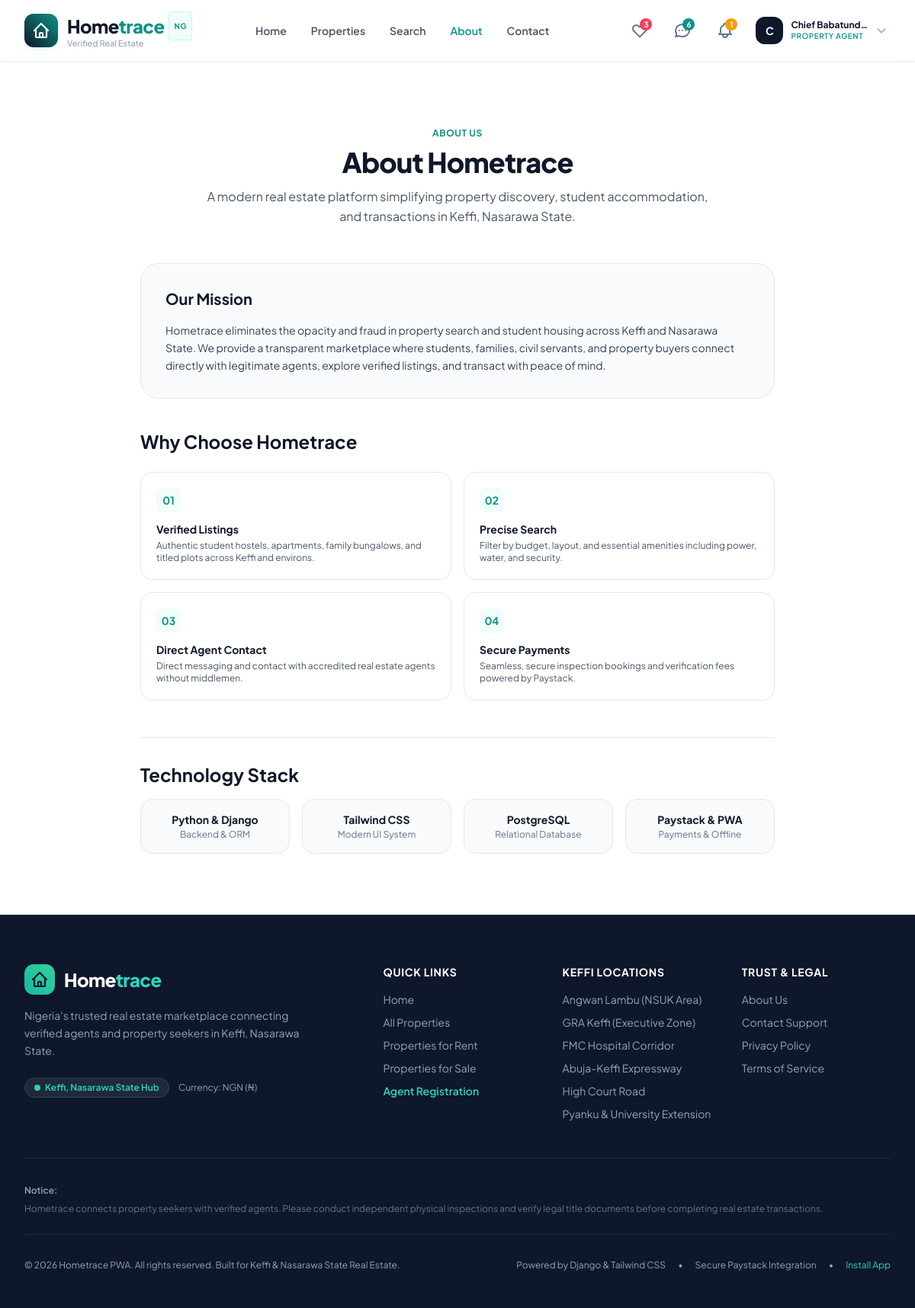
The page /about/ (signed in) on the database its author committed.
### apps/accounts/models.py (models this page shows, shortened)
class User(AbstractBaseUser, PermissionsMixin):
    class Role(models.TextChoices):
        AGENT = 'agent', 'Property Agent'
        BUYER = 'buyer', 'Buyer / Renter'
        ADMIN = 'admin', 'Administrator'
    id = models.UUIDField(primary_key=True, default=uuid.uuid4, editable=False)
    email = models.EmailField(unique=True, max_length=255, db_index=True)
    full_name = models.CharField(max_length=255)
    phone_number = models.CharField(max_length=25, validators=[validate_nigerian_phone], blank=True, null=True)
    role = models.CharField(max_length=20, choices=Role.choices, default=Role.BUYER, db_index=True)
    profile_image = models.ImageField(upload_to='profiles/', blank=True, null=True)
    is_verified = models.BooleanField(default=False, help_text="Email verification status.")
    is_active = models.BooleanField(default=True)
    is_staff = models.BooleanField(default=False)
    date_joined = models.DateTimeField(default=timezone.now)
    updated_at = models.DateTimeField(auto_now=True)
    objects = UserManager()
    USERNAME_FIELD = 'email'
    REQUIRED_FIELDS = ['full_name']
    class Meta:
        verbose_name = 'User'
        verbose_name_plural = 'Users'
        ordering = ['-date_joined']
    @property
    def is_agent(self):
        return self.role == self.Role.AGENT

### apps/core/views.py (the view)
# urls.py: path('about/', views.about_view, name='about'),
def about_view(request):
    return render(request, 'core/about.html')

### templates/core/about.html (shortened to what this page needs)
{% extends 'base.html' %}
{% load static %}
{% block content %}
<div class="bg-white py-16 sm:py-20">
  <div class="max-w-4xl mx-auto px-4 sm:px-6 lg:px-8">
    <div class="text-center">
      <span class="text-xs font-bold uppercase tracking-wider text-brand-teal">About Us</span>
      <h1 class="text-3xl sm:text-4xl font-extrabold text-slate-900 tracking-tight mt-2">
        About Hometrace
      </h1>
      <p class="mt-3 text-base text-slate-600 leading-relaxed max-w-2xl mx-auto">
        A modern real estate platform simplifying property discovery, student accommodation, and transactions in Keffi, Nasarawa State.
      </p>
    </div>
    <div class="mt-12 bg-slate-50 p-8 rounded-3xl border border-slate-200 space-y-4">
      <h2 class="text-xl font-bold text-slate-900">Our Mission</h2>
      <p class="text-sm text-slate-700 leading-relaxed">
        Hometrace eliminates the opacity and fraud in property search and student housing across Keffi and Nasarawa State. We provide a transparent marketplace where students, families, civil servants, and property buyers connect directly with legitimate agents, explore verified listings, and transact with peace of mind.
      </p>
    </div>
    <div class="mt-10 space-y-6">
      <h2 class="text-2xl font-bold text-slate-900">Why Choose Hometrace</h2>
      <div class="grid grid-cols-1 md:grid-cols-2 gap-4">
        <div class="p-5 rounded-2xl border border-slate-200 bg-white">
          <div class="w-8 h-8 rounded-lg bg-teal-50 text-brand-teal font-bold flex items-center justify-center text-sm mb-3">01</div>
          <h3 class="font-bold text-slate-900 text-sm">Verified Listings</h3>
          <p class="text-xs text-slate-600 mt-1">Authentic student hostels, apartments, family bungalows, and titled plots across Keffi and environs.</p>
        </div>
        <div class="p-5 rounded-2xl border border-slate-200 bg-white">
          <div class="w-8 h-8 rounded-lg bg-teal-50 text-brand-teal font-bold flex items-center justify-center text-sm mb-3">02</div>
          <h3 class="font-bold text-slate-900 text-sm">Precise Search</h3>
          <p class="text-xs text-slate-600 mt-1">Filter by budget, layout, and essential amenities including power, water, and security.</p>
        </div>
        <div class="p-5 rounded-2xl border border-slate-200 bg-white">
          <div class="w-8 h-8 rounded-lg bg-teal-50 text-brand-teal font-bold flex items-center justify-center text-sm mb-3">03</div>
          <h3 class="font-bold text-slate-900 text-sm">Direct Agent Contact</h3>
          <p class="text-xs text-slate-600 mt-1">Direct messaging and contact with accredited real estate agents without middlemen.</p>
        </div>
        <div class="p-5 rounded-2xl border border-slate-200 bg-white">
          <div class="w-8 h-8 rounded-lg bg-teal-50 text-brand-teal font-bold flex items-center justify-center text-sm mb-3">04</div>
          <h3 class="font-bold text-slate-900 text-sm">Secure Payments</h3>
          <p class="text-xs text-slate-600 mt-1">Seamless, secure inspection bookings and verification fees powered by Paystack.</p>
        </div>
      </div>
    </div>
    <div class="mt-12 border-t border-slate-200 pt-8">
      <h2 class="text-2xl font-bold text-slate-900 mb-4">Technology Stack</h2>
      <div class="grid grid-cols-2 sm:grid-cols-4 gap-4 text-center text-xs">
        <div class="p-4 bg-slate-50 rounded-2xl border border-slate-200">
          <span class="font-bold text-slate-900 block text-sm">Python & Django</span>
          <span class="text-slate-500 mt-0.5 block">Backend & ORM</span>
        </div>
        <div class="p-4 bg-slate-50 rounded-2xl border border-slate-200">
          <span class="font-bold text-slate-900 block text-sm">Tailwind CSS</span>
          <span class="text-slate-500 mt-0.5 block">Modern UI System</span>
        </div>
        <div class="p-4 bg-slate-50 rounded-2xl border border-slate-200">
          <span class="font-bold text-slate-900 block text-sm">PostgreSQL</span>
          <span class="text-slate-500 mt-0.5 block">Relational Database</span>
        </div>
        <div class="p-4 bg-slate-50 rounded-2xl border border-slate-200">
          <span class="font-bold text-slate-900 block text-sm">Paystack & PWA</span>
          <span class="text-slate-500 mt-0.5 block">Payments & Offline</span>
        </div>
      </div>
    </div>
  </div>
</div>
{% endblock %}

### templates/components/navbar.html (shortened to what this page needs)
{% load static %}
<header class="sticky top-0 z-40 w-full glass-header shadow-sm transition-all duration-200">
  <div class="max-w-7xl mx-auto px-4 sm:px-6 lg:px-8">
    <div class="flex items-center justify-between h-20">
      <a href="{% url 'home' %}" class="flex items-center space-x-3 group">
        <div class="w-11 h-11 rounded-xl bg-gradient-to-tr from-brand-navy to-brand-teal flex items-center justify-center text-white shadow-md shadow-teal-500/10 group-hover:scale-105 transition-transform duration-200">
          <svg class="w-6 h-6" fill="none" stroke="currentColor" viewBox="0 0 24 24"><path stroke-linecap="round" stroke-linejoin="round" stroke-width="2.2" d="M3 12l2-2m0 0l7-7 7 7M5 10v10a1 1 0 001 1h3m10-11l2 2m-2-2v10a1 1 0 01-1 1h-3m-6 0a1 1 0 001-1v-4a1 1 0 011-1h2a1 1 0 011 1v4a1 1 0 001 1m-6 0h6"/></svg>
        </div>
        <div>
          <span class="text-2xl font-extrabold tracking-tight text-brand-navy flex items-center">
            Home<span class="text-brand-teal">trace</span>
            <span class="ml-1.5 px-1.5 py-0.5 text-[10px] uppercase font-bold tracking-wider rounded bg-teal-50 text-brand-teal border border-teal-200/60 hidden sm:inline-block">NG</span>
          </span>
          <span class="text-[11px] text-slate-400 block -mt-1 font-medium hidden sm:block">Verified Real Estate</span>
        </div>
      </a>
      <nav class="hidden md:flex items-center space-x-8">
        <a href="{% url 'home' %}" class="text-sm font-semibold transition-colors duration-150 {% if request.resolver_match.url_name == 'home' %}text-brand-teal{% else %}text-slate-600 hover:text-brand-navy{% endif %}">Home</a>
        <a href="{% url 'property_list' %}" class="text-sm font-semibold transition-colors duration-150 {% if request.resolver_match.url_name == 'property_list' %}text-brand-teal{% else %}text-slate-600 hover:text-brand-navy{% endif %}">Properties</a>
        <a href="{% url 'search' %}" class="text-sm font-semibold transition-colors duration-150 {% if request.resolver_match.url_name == 'search' %}text-brand-teal{% else %}text-slate-600 hover:text-brand-navy{% endif %}">Search</a>
        <a href="{% url 'about' %}" class="text-sm font-semibold transition-colors duration-150 {% if request.resolver_match.url_name == 'about' %}text-brand-teal{% else %}text-slate-600 hover:text-brand-navy{% endif %}">About</a>
        <a href="{% url 'contact' %}" class="text-sm font-semibold transition-colors duration-150 {% if request.resolver_match.url_name == 'contact' %}text-brand-teal{% else %}text-slate-600 hover:text-brand-navy{% endif %}">Contact</a>
      </nav>
      <div class="flex items-center space-x-3 sm:space-x-4">
        {% if user.is_authenticated %}
          <a href="{% url 'favorites_list' %}" class="relative p-2 rounded-xl text-slate-500 hover:text-rose-500 hover:bg-slate-100 transition-colors duration-150" title="Saved Properties">
            <svg class="w-6 h-6" fill="none" stroke="currentColor" viewBox="0 0 24 24"><path stroke-linecap="round" stroke-linejoin="round" stroke-width="2" d="M4.318 6.318a4.5 4.5 0 000 6.364L12 20.364l7.682-7.682a4.5 4.5 0 00-6.364-6.364L12 7.636l-1.318-1.318a4.5 4.5 0 00-6.364 0z"/></svg>
            <span class="favorites-count-badge absolute top-1 right-1 bg-rose-500 text-white rounded-full w-4 h-4 flex items-center justify-center text-[10px] font-bold {% if user_favorites_count == 0 %}hidden{% endif %}">
              {{ user_favorites_count }}
            </span>
          </a>
          <a href="{% url 'inbox' %}" class="relative p-2 rounded-xl text-slate-500 hover:text-brand-teal hover:bg-slate-100 transition-colors duration-150" title="Messages">
            <svg class="w-6 h-6" fill="none" stroke="currentColor" viewBox="0 0 24 24"><path stroke-linecap="round" stroke-linejoin="round" stroke-width="2" d="M8 12h.01M12 12h.01M16 12h.01M21 12c0 4.418-4.03 8-9 8a9.863 9.863 0 01-4.255-.949L3 20l1.395-3.72C3.512 15.042 3 13.574 3 12c0-4.418 4.03-8 9-8s9 3.582 9 8z"/></svg>
            {% if unread_messages_count > 0 %}
            <span class="absolute top-1 right-1 bg-brand-teal text-white rounded-full w-4 h-4 flex items-center justify-center text-[10px] font-bold">
              {{ unread_messages_count }}
            </span>
            {% endif %}
          </a>
          <a href="{% url 'notification_list' %}" class="relative p-2 rounded-xl text-slate-500 hover:text-brand-teal hover:bg-slate-100 transition-colors duration-150" title="Notifications">
            {% if unread_notifications_count > 0 %}
            <span class="absolute top-1 right-1 bg-amber-500 text-white rounded-full w-4 h-4 flex items-center justify-center text-[10px] font-bold">
              {{ unread_notifications_count }}
            </span>
            {% endif %}
          </a>
          <div class="relative">
            <button id="user-menu-btn" class="flex items-center space-x-2.5 p-1 rounded-xl hover:bg-slate-100 transition-colors focus:outline-none">
              {% if user.profile_image %}
                <img src="{{ user.profile_image.url }}" alt="{{ user.full_name }}" class="w-9 h-9 rounded-xl object-cover border border-slate-200">
              {% else %}
                <div class="w-9 h-9 rounded-xl bg-slate-900 text-white font-bold text-sm flex items-center justify-center">
                  {{ user.full_name|slice:":1" }}
                </div>
              {% endif %}
              <div class="text-left hidden lg:block">
                <span class="text-xs font-bold text-slate-900 block leading-tight">{{ user.full_name|truncatechars:15 }}</span>
                <span class="text-[10px] uppercase font-semibold tracking-wider text-brand-teal block">{{ user.get_role_display }}</span>
              </div>
              <svg class="w-4 h-4 text-slate-400 hidden lg:block" fill="none" stroke="currentColor" viewBox="0 0 24 24"><path stroke-linecap="round" stroke-linejoin="round" stroke-width="2" d="M19 9l-7 7-7-7"/></svg>
            </button>
          </div>
        {% endif %}
      </div>
    </div>
  </div>
</header>

### static/css/custom.css (style rules this page uses)
:root { --color-primary: #0F172A; --color-primary-light: #1E293B; --color-teal: #0D9488; --color-teal-hover: #0F766E; --color-emerald: #10B981; --color-amber: #D97706; --color-amber-light: #FEF3C7; --color-bg: #F8FAFC; --color-surface: #FFFFFF; --color-border: #E2E8F0; --color-text: #0F172A; --color-muted: #64748B; --radius-sm: 8px; --radius-md: 12px; --radius-lg: 18px; --radius-xl: 24px; --shadow-sm: 0 1px 2px 0 rgb(0 0 0 / 0.05); --shadow-md: 0 4px 6px -1px rgb(0 0 0 / 0.1), 0 2px 4px -2px rgb(0 0 0 / 0.1); --shadow-lg: 0 10px 15px -3px rgb(0 0 0 / 0.1), 0 4px 6px -4px rgb(0 0 0 / 0.1); --shadow-premium: 0 20px 25px -5px rgb(15 23 42 / 0.08), 0 8px 10px -6px rgb(15 23 42 / 0.04); }
body { font-family: 'Plus Jakarta Sans', -apple-system, BlinkMacSystemFont, "Segoe UI", Roboto, sans-serif; background-color: var(--color-bg); color: var(--color-text); -webkit-font-smoothing: antialiased; -moz-osx-font-smoothing: grayscale; }
.glass-header { background: rgba(255, 255, 255, 0.88); backdrop-filter: blur(12px); -webkit-backdrop-filter: blur(12px); border-bottom: 1px solid rgba(226, 232, 240, 0.8); }

### rows shown on the page
User: full_name "C", full_name "Chief Babatund…", role "PROPERTY AGENT"

### other values the page prints
{{ user_favorites_count }} "3"
{{ unread_messages_count }} "6"
{{ unread_notifications_count }} "1"
